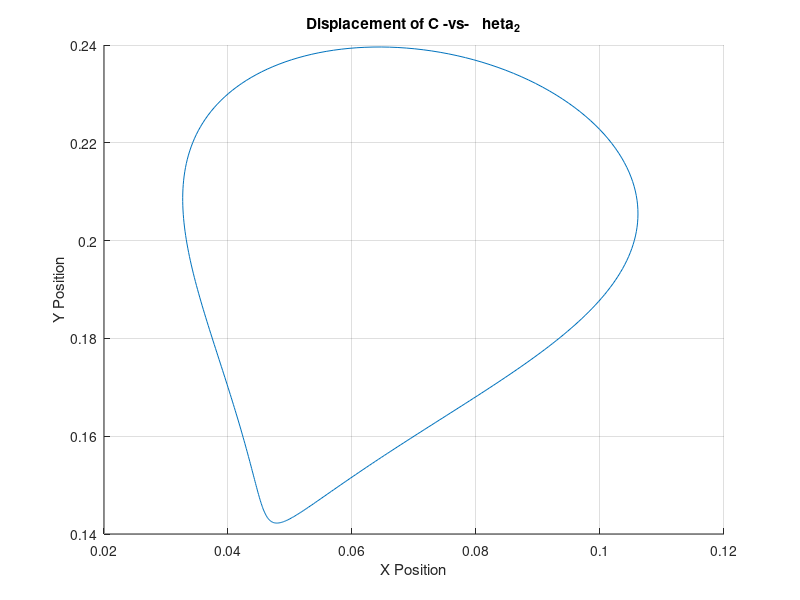
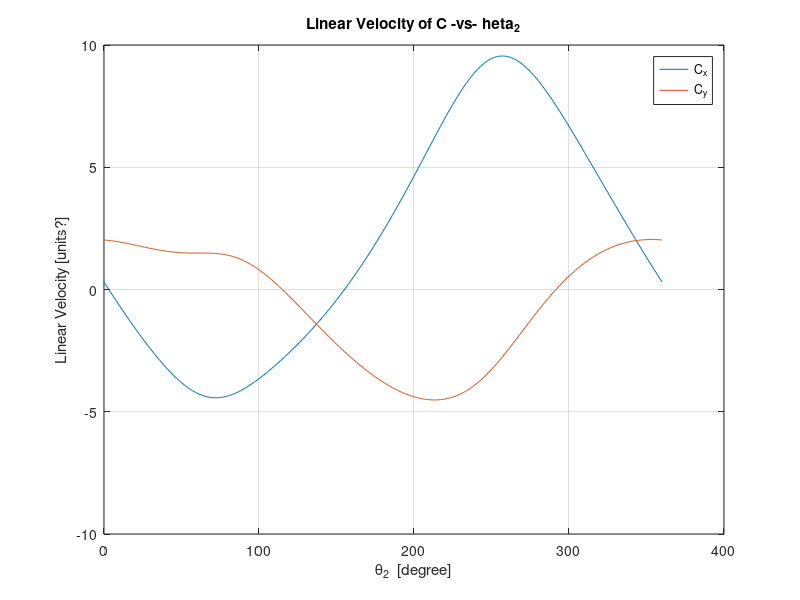
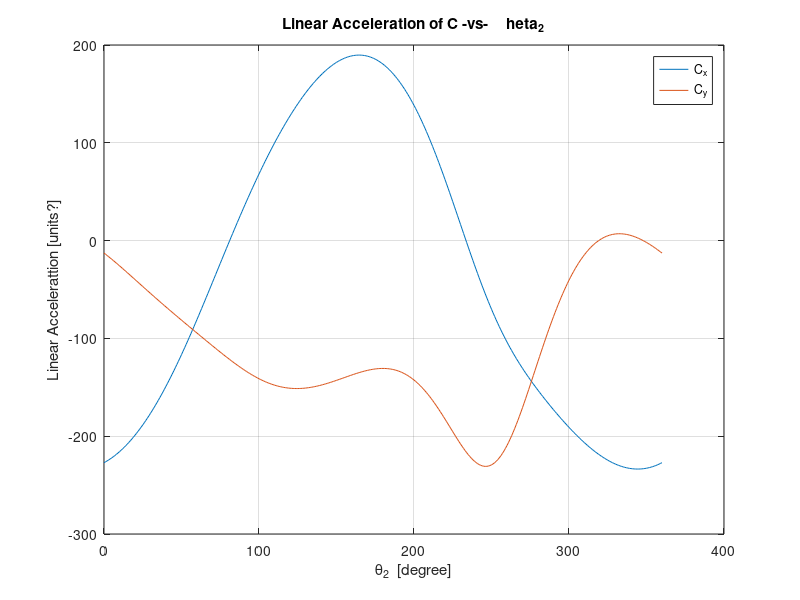
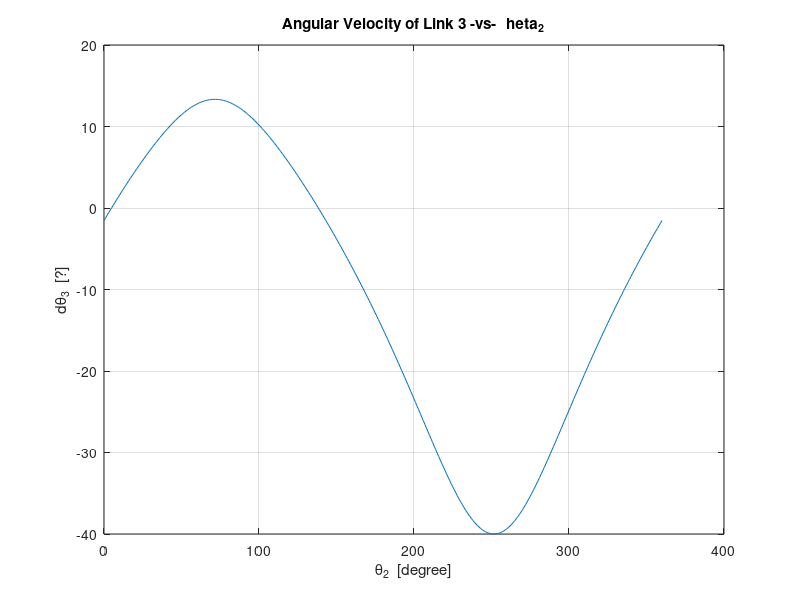

The MATLAB source for these figures, in order:
%% Project 2

%% Hi Class,
%% Hope you have fun with this project. Please note that this skeleton is only 
%% meant to serve as a guidance. If you want to rewrite the code from scratch, you are most
%% welcome. Creativity is highly encouraged. 

% Enter all independant variables in appropriate units
% eg r2, ddtheta2, Ig:
dtheta2 = 40;
ddtheta2 = 0;

% Initialize arrays to collect desired values as needed
M12 = [];
Cx_list = zeros(1, 360);
Cy_list = zeros(1, 360);
dCx_list = zeros(1, 360);
dCy_list = zeros(1, 360);
ddCx_list = zeros(1, 360);
ddCy_list = zeros(1, 360);

theta3_list = zeros(1, 360);
dtheta3_list = zeros(1, 360);
ddtheta3_list = zeros(1, 360);

a2x_list = zeros(1, 360);
a2y_list = zeros(1, 360);
a3x_list = zeros(1, 360);
a3y_list = zeros(1, 360);

shaking_force = zeros(1, 360);
shaking_moment = zeros(1, 360);

M = cell(360, 1);

F12x_list = zeros(1, 360);
F12y_list = zeros(1, 360);
F23x_list = zeros(1, 360);
F23y_list = zeros(1, 360);
F13_list = zeros(1, 360);
M12_list = zeros(1, 360);



% Might want to use the loop to iterate through the values of theta to 
% find the required deliverables for all angles:

% NOTE: The teaching team chose to use a loop to run through the several theta 
%       values, and to use functuion calls to do the required operations. You 
%       can choose not to use either. You may get the same results, but the code
%       may be harder to look through or debug. Do whatever works best for you!  

for theta2 = 0:1:360
    
    theta3 = atan2d((0.12-0.05*sind(theta2)), (0.04-0.05*cosd(theta2)));

    ro3x = 0.05*cosd(theta2) + 0.10*cosd(theta3);
    ro3y = 0.05*sind(theta2) + 0.10*sind(theta3);
    r3 = sqrt(ro3x^2 + ro3y^2);

    dtheta3 = ((0.05*dtheta2)/r3)*cosd(theta2 - theta3);
    ddtheta3 = -(0.05/r3)*(dtheta2^2)*sind(theta2 - theta3);

    theta3_list(theta2 + 1) = theta3;
    dtheta3_list(theta2 + 1) = dtheta3;
    ddtheta3_list(theta2 + 1) = ddtheta3;

    Cx_list(theta2 + 1) = 0.05*cosd(theta2) + 0.20*cosd(theta3);
    Cy_list(theta2 + 1) = 0.05*sind(theta2) + 0.20*sind(theta3);

    dCx_list(theta2 +1) = -0.05*dtheta2*sind(theta2) - 0.20*dtheta3*sind(theta3);
    dCy_list(theta2 +1) = 0.05*dtheta2*cosd(theta2) + 0.20*dtheta3*cosd(theta3);

    ddCx_list(theta2 +1) = -0.05*(dtheta2^2)*cosd(theta2) - 0.20*(dtheta3^2)*cosd(theta3) - 0.20*ddtheta3*sind(theta3);
    ddCy_list(theta2 +1) = -0.05*(dtheta2^2)*sind(theta2) - 0.20*(dtheta3^2)*sind(theta3) + 0.20*ddtheta3*cosd(theta3);

    dR3 = 0.05*dtheta2*sind(theta2 - theta3);
   
    % Enter the variables you want to calculated at every iteration
    % eg:

    vo3x = -0.05*dtheta2*sind(theta2) - 0.10*dtheta3*sind(theta3);
    vo3y = 0.05*dtheta2*cosd(theta2) + 0.10*dtheta3*cosd(theta3);

    a2y = -0.025*(dtheta2^2)*sind(theta2);
    a2x = -0.025*(dtheta2^2)*cosd(theta2);
    a3x = -0.05*(dtheta2^2)*cosd(theta2) - 0.10*(dtheta3^2)*cosd(theta3) - 0.10*ddtheta3*sind(theta3);
    a3y = -0.05*(dtheta2^2)*sind(theta2) - 0.10*(dtheta3^2)*sind(theta3) + 0.10*ddtheta3*cosd(theta3);

    a2x_list(theta2+1) = a2x;
    a2y_list(theta2+1) = a2y;
    a3x_list(theta2+1) = a3x;
    a3y_list(theta2+1) = a3y;
    
    Io = 35.3 * 10^-6;

    %r3 = ;
    %dr3 = ;
    
    % You might want to consider using functions to find A and ma so that
    % you dont have to type it all out here. But you are free to do as you
    % wish.

    B = [0.00265*a2x; 0.00265*a2y; 0; 0.0106*a3x; 0.0106*a3y; Io*ddtheta3];
    A = [-1 0 1 0 0 0;
         0 -1 0 1 0 0;
         0 0 -0.05*sind(theta2) 0.05*cosd(theta2) 0 1;
         0 0 -1 0 -cosd(theta3) 0;
         0 0 0 -1 -sind(theta3) 0;
         0 0 -0.10*sind(theta3) -0.10*cosd(theta3) 2*sind(theta3)*cosd(theta3)*(r3-0.1) 0
        ];

    %B = get_ma_vector();
    %A = get_A_matrix(); 
    F = A\B;
    
    M{theta2 + 1} = F;

    F12x_list(theta2 + 1) = F(1, 1);
    F12y_list(theta2 + 1) = F(2, 1);
    F23x_list(theta2 + 1) = F(3, 1);
    F23y_list(theta2 + 1) = F(4, 1);
    F13_list(theta2 + 1) = F(5, 1);
    M12_list(theta2 + 1) = F(6, 1);

    shaking_x = F(1, 1) + F(5, 1)*cosd(theta3);
    shaking_y = F(2, 1) + F(5, 1)*sind(theta3);
    shaking_force(theta2 + 1) = sqrt(shaking_x^2 + shaking_y^2);
    shaking_angle = atan2d(shaking_y, shaking_x);


    shaking_moment(theta2 + 1) = F(5, 1)*cosd(theta3)*0.12 + F(5, 1)*sind(theta3)*0.04 - F(6, 1);
    
    % Store data in predeclared arrays
    % NOTE: You need to fill in the brackets of the function calls to match the
    %       values inside the function files themselves. Otherwise, the code will
    %       throw errors.
    
    %M12 = [M12; x(1)];
    %Fs = [Fs; get_shaking_force_Fs(x, x, x, x)];
    %alpha_s = [alpha_s,get_direction_of_shaking_force_alpha_s(x, x, x, x)];
    %Ms = [Ms; get_shaking_moment_Ms(r1, r4)];
    %F32_list = [F32; x];
    
end

% % Plot all desired deliverables:
x = 0 : 1 : 360;
axis auto;
grid on;
figure_num = 1;
% % Part A, Displacement, Linear Velocity and Linear Accelerations of C

figure(figure_num);
plot3(x, Cx_list, Cy_list);
grid on;
title("Displacement of C -vs- \theta_2");
xlabel('\theta_2  [degree]')
ylabel('X Position')
zlabel('Y Position')
view(90, 0);

figure_num = figure_num + 1;
figure(figure_num);
plot(x, dCx_list, x, dCy_list);
grid on;
legend('C_x', 'C_y'); 
title("Linear Velocity of C -vs- \theta_2");
xlabel('\theta_2  [degree]')
ylabel('Linear Velocity [units?]')

figure_num = figure_num + 1;
figure(figure_num);
plot(x, ddCx_list, x, ddCy_list);
legend('C_x', 'C_y'); 
title("Linear Acceleration of C -vs- \theta_2");
grid on;
xlabel('\theta_2  [degree]')
ylabel('Linear Accelerattion [units?]')


% Part B, Angular Velocity and Angular Acceleration of link 3,
figure_num = figure_num + 1;
figure(figure_num);
plot(x, dtheta3_list);
title("Angular Velocity of Link 3 -vs- \theta_2");
grid on;
xlabel('\theta_2  [degree]')
ylabel('d\theta_3  [?]')


figure_num = figure_num + 1;
figure(figure_num);
plot(x, ddtheta3_list);
title("Angular Acceleration of Link 3 -vs- \theta_2");
grid on;
xlabel('\theta_2  [degree]')
ylabel('dd\theta_3  [?]')


% Part C
figure_num = figure_num + 1;
figure(figure_num);
plot(x, F12x_list);
title("F12x -vs- \theta_2");
grid on;
xlabel('\theta_2  [degree]')
ylabel('F12x  [N]')

figure_num = figure_num + 1;
figure(figure_num);
plot(x, F12y_list);
title("F12y -vs- \theta_2");
grid on;
xlabel('\theta_2  [degree]')
ylabel('F12y  [N]')

figure_num = figure_num + 1;
figure(figure_num);
plot(x, F23x_list);
title("F23x -vs- \theta_2");
grid on;
xlabel('\theta_2  [degree]')
ylabel('F23x  [N]')

figure_num = figure_num + 1;
figure(figure_num);
plot(x, F23y_list);
title("F23y -vs- \theta_2");
grid on;
xlabel('\theta_2  [degree]')
ylabel('F23y  [N]')

figure_num = figure_num + 1;
figure(figure_num);
plot(x, F13_list);
title("F13 -vs- \theta_2");
grid on;
xlabel('\theta_2  [degree]')
ylabel('F13  [N]')

figure_num = figure_num + 1;
figure(figure_num);
plot(x, M12_list);
title("M12 -vs- \theta_2");
grid on;
xlabel('\theta_2  [degree]')
ylabel('M12  [N]')


% Part D
% figure_num = figure_num + 1;
% figure(figure_num);
% plot(x, shaking_force);
% title("Shaking Force -vs- \theta_2");
% grid on;
% xlabel('\theta_2  [degree]')
% ylabel('Shaking Force  [N]')
% 
% figure_num = figure_num + 1;
% figure(figure_num);
% plot(x, shaking_moment);
% title("Shaking Moment -vs- \theta_2");
% grid on;
% xlabel('\theta_2  [degree]')
% ylabel('Shaking Moment  [N*m]')

%figure (2)
%plot(theta2_list,M12)
%grid on;
%title('\theta_2 vs M12')
%xlabel('\theta_2   unit: degree')
%ylabel('M12   unit: N-m')